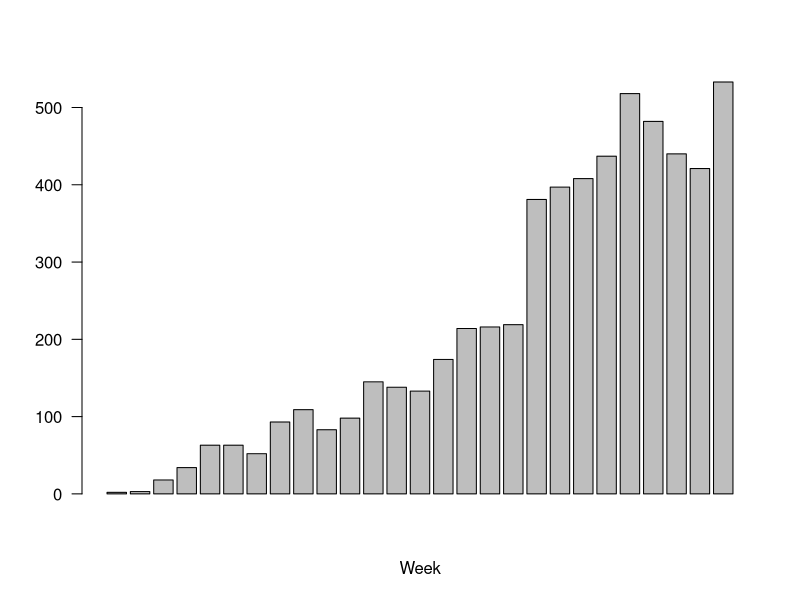
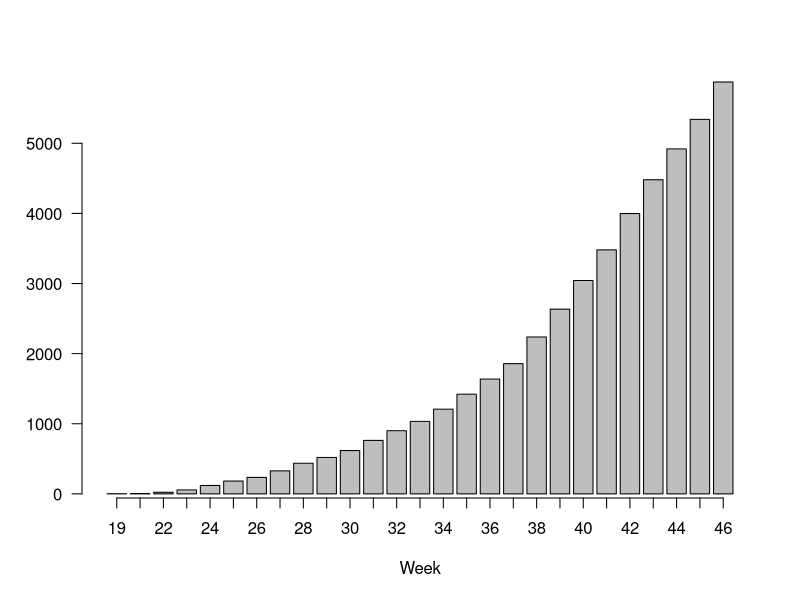
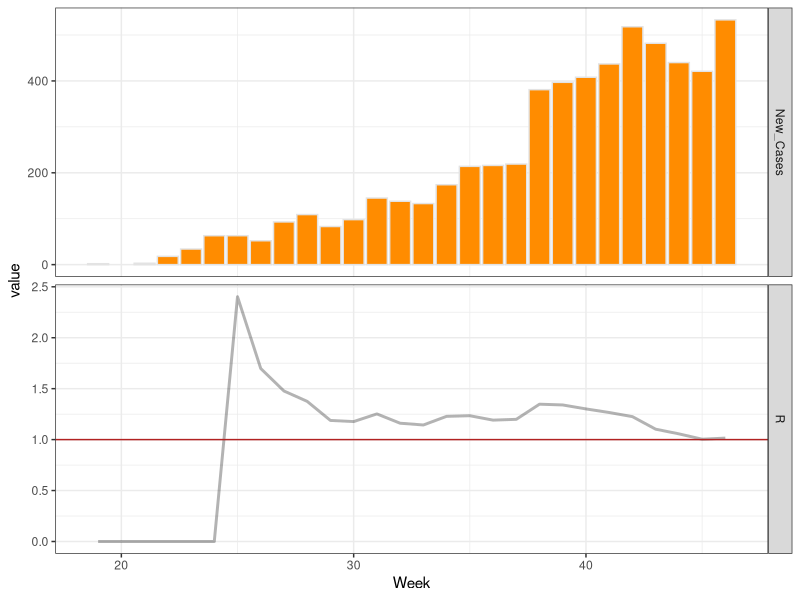
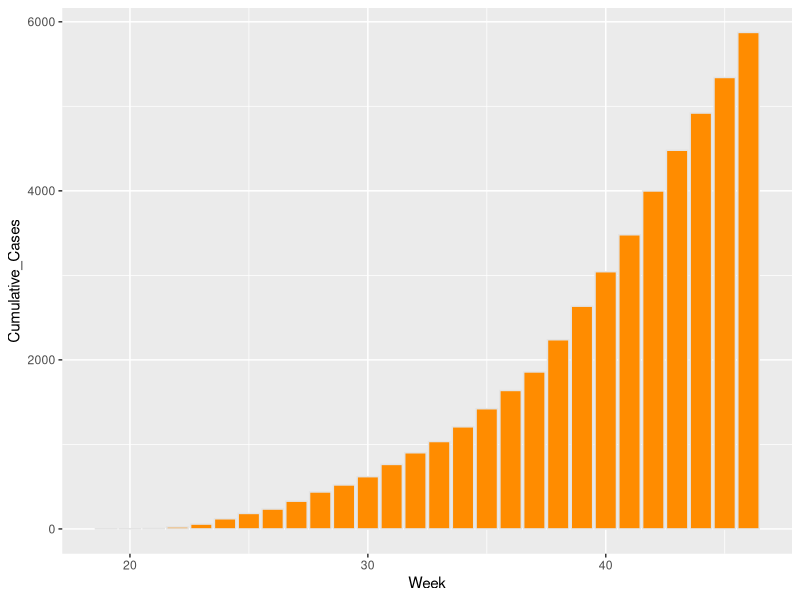

Write the R code that produced these figures, in order. (Note: this script raises an error after producing the figures.)


library(ggplot2)
library(scales) 
library(gridExtra)
library(reshape)

data.s <- read.csv("SL_new_case_byweek.csv", header=T, sep=";")
data.s.new <- data.s[!is.na(data.s$New_Cases),]
bp.s <- with(data.s.new, barplot(New_Cases, xlab="Week", las=2))
bp.s.c <- with(data.s.new, barplot(Cumulative_Cases, xlab="Week", las=2))
axis(1, at=bp.s, labels=data.s.new$Week)

# week 1-14
#data.g.1 <- data.g.new[1:12,]
#data.g.2 <- data.g.new[12:18,]
#data.g.3 <- data.g.new[14:24,]
#data.g.4 <- data.g.new[25:43,]

plot.g <- ggplot(data = data.s.new, aes(x=Week, y=New_Cases)) + geom_bar(stat="identity") 
# WHO estimated Serial Interval in Sierra Leone at 11.6 days
si <- 11.6/7
data.s.new$R <- rep(0, 27)
for (k in 1:22) {
  data.s.t <- data.s.new[k:(k+5), ] # 6 week window
  glm.s.t <- glm(New_Cases ~ Week, family=poisson, data=data.s.t)
  #summary(glm.g.t) # check significance
  coeff <- coef(glm.s.t)
  s.r.t <- exp(si*coeff[2])
  #print(s.r.t)
  data.s.new$R[(k+5)] <- s.r.t[[1]]
}

data.s.plot <- melt(data.s.new, id=c("Week", "DisplayValue"))
data.s.plot.new <- data.s.plot[!data.s.plot$variable %in% c("Cumulative_Cases"),]
plot.s.r <- ggplot(data.s.plot.new, aes(Week, value)) + facet_grid(variable~.,  scales="free_y") 
plot.s.r1 <- plot.s.r + geom_bar(data=subset(data.s.plot.new, variable=="New_Cases"), aes(Week, value), stat="identity", fill="darkorange", color="gray89") 
plot.s.r2 <- plot.s.r1 + geom_line(data=subset(data.s.plot.new, variable=="R"), aes(Week, value), alpha=0.3, lwd=1) + geom_hline(data=subset(data.s.plot.new, variable=="R"),aes(yintercept=1), colour="firebrick")
#plot.g.r3 <- plot.g.r2 + geom_smooth(data=subset(data.g.plot, variable=="R"), aes(Week, value), color="gray20")
plot.s.r2 + theme_bw()


# if we look at cumulative counts
data.s <- data.s[!is.na(data.s$Cumulative_Cases),]
glm.s.c <- glm(Cumulative_Cases ~ Week, family=poisson, data=data.s)
#coeff <- coef(glm.s.c)
# serial interval: 11.6 days
#g.r.c <- exp(si*coeff[2]) 
plot.s.c <- ggplot(data=data.s, aes(Week, Cumulative_Cases)) + geom_bar(stat="identity", fill="darkorange", color="gray89")
plot.s.c

# predict

newdata.s <- matrix(rep(NA, 3*20), nrow=20, ncol=3)
newdata.s <- cbind(47:66, newdata.s)
colnames(newdata.s) <- names(data.s)
data.s.p <- rbind(data.s, newdata.s)

fitted.s <- data.frame(data.s.p, predict(glm.s.c, newdata=data.s.p, se.fit=TRUE, type="response"))
fitted.s$ucl <- fitted.s$fit + 1.96 * fitted.s$se.fit
fitted.s$lcl <- fitted.s$fit - 1.96 * fitted.s$se.fit

plot.s.his <- ggplot(data=data.s, aes(Week, Cumulative_Cases)) + geom_point(shape=17)
plot.s.stquo <- plot.s.c + geom_line(data=fitted.s[1:37,], aes(x=Week, y=fit), lwd=1.5, alpha=0.8) + geom_ribbon(aes(ymin = lcl, ymax = ucl), data=fitted.s[1:37,], alpha=0.2)

#get predicted new cases
fitted.s.c.1 <- fitted.s$fit[(29-1):(48-1)]
fitted.s.c.2 <- fitted.s$fit[(29):(48)]
fitted.s.new <- fitted.s.c.2 - fitted.s.c.1
fitted.s$New_Cases[29:48] <- fitted.new

# CDC model: R0 for hospitalized, 0.12, home with intervention: 0.18, home w/o: 1.8
# Our estimate of R0: 1.29 (need to check)
# Estimate the current distribution: 0.1, 0.21, 0.69 (need to check)
s.sc <- data.frame(fitted.s[29:48, c("Week", "New_Cases", "fit")])
# WHO estimated hospital stay: 6.88, which means the number of beds required roughly 
# equals to the rising weekly case indidence.

# As of Week 47, November 23: estimated new cases - 1170
# Scenario 1: Bed need satisfied for all patients since Week 47, i.e. 1170 beds in place
# new R0: 0.12
beta1 <- log(0.12)/si
beta0 <- log(1170)
s.sc$sc1 <- s.sc$New_Cases
s.sc$sc1[2:20] <- exp(beta0 + beta1*(1:19))
s.sc$sc1.c <- s.sc$fit

for (i in 2:20) {
  s.sc$sc1.c[i] <- s.sc$sc1.c[i-1] + s.sc$sc1[i]
}

# Scenario 2: half hospitalized, distribution: 0.5, 0.21, 0.29
# i.e. 585 beds in place
# new R0: 0.5*0.12 + 0.21*0.18 + 0.29*1.8 = 0.6198

beta1 <- log(0.6198)/si
beta0 <- log(1170)
s.sc$sc2 <- s.sc$New_Cases
s.sc$sc2[2:20] <- exp(beta0 + beta1*(1:19))
s.sc$sc2.c <- s.sc$fit

for (i in 2:20) {
  s.sc$sc2.c[i] <- s.sc$sc2.c[i-1] + s.sc$sc2[i]
}


# As of Week 49, December 7: New cases - 1598
# Scenario 3: Bed need satisfied for all patients since Week 51, i.e. 1598 beds in place
# new R0: 0.12
beta1 <- log(0.12)/si
beta0 <- log(1598)
s.sc$sc3 <- s.sc$New_Cases
s.sc$sc3[4:20] <- exp(beta0 + beta1*(1:17))
s.sc$sc3.c <- s.sc$fit

for (i in 4:20) {
  s.sc$sc3.c[i] <- s.sc$sc3.c[i-1] + s.sc$sc3[i]
}
# Scenario 4: half hospitalized, distribution: 0.5, 0.21, 0.29
# i.e. 799 beds in place
# new R0: 0.5*0.12 + 0.21*0.18 + 0.29*1.8 = 0.6198

beta1 <- log(0.6198)/si
beta0 <- log(1598)
s.sc$sc4 <- s.sc$New_Cases
s.sc$sc4[4:20] <- exp(beta0 + beta1*(1:17))
s.sc$sc4.c <- s.sc$fit

for (i in 4:20) {
  s.sc$sc4.c[i] <- s.sc$sc4.c[i-1] + s.sc$sc4[i]
}


s.sc.p <- s.sc[1:9,]
plot.s.w46 <- plot.s.stquo + geom_line(data=s.sc.p, aes(x=Week, y=sc1.c), lwd=1.5, alpha=0.8, color="dodgerblue1") + geom_line(data=s.sc.p, aes(x=Week, y=sc2.c), lwd=1.5, alpha=0.8, color="violetred1") + geom_vline(xintercept = 53, colour="firebrick", lwd=1, linetype = "longdash")
plot.s.w49 <- plot.s.w46 + geom_line(data=s.sc.p, aes(x=Week, y=sc3.c), lwd=1.5, alpha=0.8, color="dodgerblue4") + geom_line(data=s.sc.p, aes(x=Week, y=sc4.c), lwd=1.5, alpha=0.8, color="violetred4")
plot.s.w49 + theme_bw()
